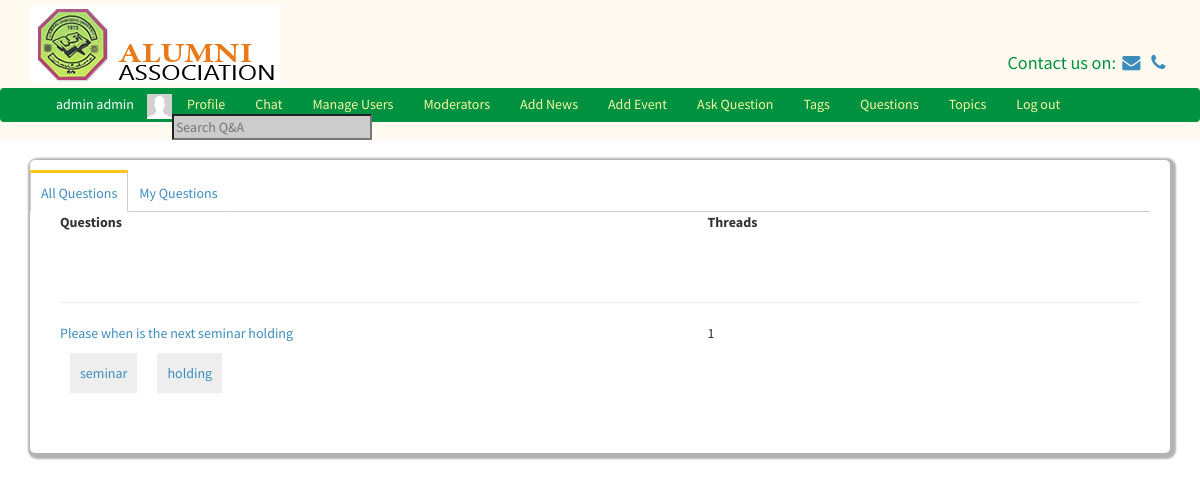
The page /questions.php (signed in) on the database its author committed.
### tables this page shows
CREATE TABLE `users` (
  `id` int(11) NOT NULL,
  `first_name` varchar(255) NOT NULL,
  `last_name` varchar(255) NOT NULL,
  `username` varchar(255) NOT NULL,
  `password` varchar(255) NOT NULL,
  `salt` varchar(64) NOT NULL,
  `email` varchar(255) NOT NULL,
  `user_type` int(11) NOT NULL,
  `profile_picture` varchar(1024) NOT NULL,
  `online` int(11) NOT NULL DEFAULT '0',
  `year_of_graduation` varchar(255) DEFAULT NULL,
  `phone_number` varchar(255) DEFAULT NULL,
  `place_of_work` text,
  `department` text,
  `address` text
);

CREATE TABLE `questions` (
  `id` int(11) NOT NULL,
  `question` text NOT NULL,
  `description` text NOT NULL,
  `author_id` int(11) NOT NULL,
  `create_time` int(11) NOT NULL,
  `status` int(11) NOT NULL,
  `category_id` int(11) NOT NULL
);

CREATE TABLE `question_tags` (
  `id` int(11) NOT NULL,
  `question_id` int(11) NOT NULL,
  `tag_id` int(11) NOT NULL
);

CREATE TABLE `tags` (
  `id` int(11) NOT NULL,
  `name` varchar(255) NOT NULL,
  `description` text NOT NULL,
  `count` int(11) NOT NULL
);

### classes/DB.php (called while the page is built, shortened)
<?php
class DB{
	private static $_instance = null;
	private 	$_pdo,
				$_query,
				$_error = false,
				$_results,
				$_count = 0;
	private function __construct(){
		try {
			$this->_pdo = new PDO('mysql:host='.Config::get('mysql/host').';dbname='.Config::get('mysql/db'), Config::get('mysql/username'), Config::get('mysql/password'));
		}
		catch(PDOException $e){
			die($e->getMessage());
		}
	}
	public static function getInstance()
	{
		if (!isset(self::$_instance))
		{
			self::$_instance = new DB();
		}
		return self::$_instance;
	}
	public function query($sql, $params = [])
	{
		$this->_error = false;
		if($this->_query = $this->_pdo->prepare($sql)){
				$x = 1;
			if (count($params)){
				foreach($params as $param){
					$this->_query->bindValue($x, $param);
					$x++;
				}
			}
				if($this->_query->execute()){
					$this->_results = $this->_query->fetchAll(PDO::FETCH_OBJ);
					$this->_count = $this->_query->rowCount();
				}
				else{
					$this->_error = true;
				}
				}
				return $this;
		}
		public function error(){
			return $this->_error;
		}
		public function read($table){
			$sql = "SELECT * FROM {$table}";
			if(!$this->query($sql)->error())
			{
				return $this;
			}
			return false;
		}
		private function action($action, $table, $where = []){
			if (count($where) === 3)
			{
				$operators = ['=','>=','<=','<','>','!='];
					$field = $where[0];
					$operator = $where[1];
					$value = $where[2];
					if(in_array($operator, $operators)){
						$sql = "{$action} FROM {$table} WHERE {$field} {$operator} ?";
						if(!$this->query($sql, [$value])->error())
						{
							return $this;
						}
					}
			}
			return false;
		}
		public function get($table, $where){
			return $this->action('SELECT *', $table, $where);
		}
		public function results()
		{
			return $this->_results;
		}
		public function first(){
			if($this->results()){
			return $this->results()[0];
			}else {
				return false;
			}
		}
		public function counter(){
			return $this->_count;
		}
	}
?>

### classes/Config.php (called while the page is built)
<?php
class Config{
	public static function get($path)
	{
		if($path){
			$config = $GLOBALS['config'];
			$path = explode('/', $path);
			foreach ($path as $bit){
				if(isset($config[$bit])){
					$config = $config[$bit];
				}
			}
			return $config;
		}
		return false;
	}
}
?>

### classes/User.php (called while the page is built, shortened)
<?php
class User
{
	private $_session_name, $_isLoggedIn, $_activeRecord, $_error, $_db, $_online;
	public function __construct($user = null){
		$this->_activeRecord = new ActiveRecord('users');
		$this->_session_name = Config::get('session/session_name');
		if(!$user){
				if(Session::exists($this->_session_name)){
						$user = Session::get($this->_session_name);
						if($this->_activeRecord->find($user))
						{
								$this->_isLoggedIn = true;
						}
				}
		}
		else{
				$this->_activeRecord->find($user);
		}
}
		public function activeRecord(){
			return $this->_activeRecord;
		}
	public function isLoggedIn(){
		return $this->_isLoggedIn;
	}
	public function isAdmin(){
		if($this->_activeRecord->data()->user_type == 1)
		{
			return true;
		}
	}
}
?>

### classes/Session.php (called while the page is built, shortened)
<?php
class Session {
	public static function exists($tokenName)
		{
			return (isset($_SESSION[$tokenName])) ? true: false;
		}
	public static function get($name){
		return $_SESSION[$name];
	}
}
?>

### classes/ActiveRecord.php (called while the page is built, shortened)
<?php
class ActiveRecord{
	private $_db, $_table, $_data;
	public function __construct($tableName){
		$this->_db = DB::getInstance();
		$this->_table = $tableName;
	}
	public function read(){
		return $this->_db->read($this->_table);
	}
	public function find($user = null){
		if($user){
			$field = (is_numeric($user))? 'id' : 'username';
			$data = $this->_db->get($this->_table, [$field,'=',$user]);
			if($data->counter()){
			$this->_data = $data->first();
				return true;
			}
			else{
				return false;
			}
		}
	}
	public function data()
	{
		return $this->_data;
	}
	public function hasMany($table, $where){
foreach ($where as $key => $value) {
			$field = $key;
			$id = $value;
		}
		if($data = $this->_db->get($table, [$field, '=', $id])){
			return $this->_db->results();
					}else{
			return false;
		}
	}
	public function relate($where = []){
		foreach ($where as $key => $value) {
			$field = $key;
			$id = $value;
		}
		if($data = $this->_db->get($this->_table, [$field, '=', $id])){
			$this->_data = $data->first();
			return true;
		}else{
			return false;
		}
	}
}
?>

### classes/Questions.php (called while the page is built, shortened)
<?php
class Questions
{
    private $_db, $_activeRecord, $_error;
    public function __construct()
    {
        $this->_activeRecord = new ActiveRecord(self::tableName());
    }
    public static function tableName(){
        return 'questions';
    }
    public function activeRecord(){
        return $this->_activeRecord;
    }
    public function allQuestions(){
        return $this->_activeRecord->read()->results();
    }
    public function getPostCount($id){
        return count($this->_activeRecord->hasMany(Post::tableName(), ['question_id'    =>  $id]));
    }
}
?>

### classes/QuestionTag.php (called while the page is built, shortened)
<?php
class QuestionTag
{
    public static function tableName(){
        return 'question_tags';
    }
}
?>

### classes/Tags.php (called while the page is built, shortened)
<?php
class Tags
{
    private $_db, $_activeRecord, $_error;
    public function __construct()
    {
        $this->_activeRecord = new ActiveRecord(self::tableName());
    }
    public static function tableName(){
        return 'tags';
    }
    public function activeRecord(){
        return $this->_activeRecord;
    }
}
?>

### classes/Post.php (called while the page is built, shortened)
<?php
class Post
{
    public static function tableName(){
        return 'post';
    }
}
?>

### questions.php (the view, shortened to what this page needs)
<?php
$questions = new Questions();
$all_questions = $questions->allQuestions();
?>
<body>
<?php
Template::start();
?>
<div class="row">
    <div class="container">
        <div class="tabs">
            <div class="tab-item tab-active" id="index-1">
                <a href="#">All Questions</a>
            </div>
            <div class="tab-item tab-inactive" id="index-2">
                <a href="#">My Questions</a>
            </div>
            <div class="tab-line">
            </div>
        </div>
    </div>
</div>
<div class="row">
    <div class="container">
        <div id="index-1-tab">
        <div class="col-md-12">
            <div class="col-md-7"><strong>Questions</strong></div>
            <div class="col-md-1"><strong>Threads</strong></div>
            <?php
            foreach ($all_questions as $question) {
                $q = new Questions();
                $tags = $q->activeRecord()->hasMany(QuestionTag::tableName(),['question_id'   =>  $question->id]);
                                ?>
                <div class="question">
                    <div class="col-md-12">
                    <hr>
                    </div>
                    <div class="col-md-7">
                        <a href="viewquestions.php?id=<?= $question->id?>"><?= $question->question?></a>
                        <div>
                            <?php
                            foreach ($tags as $t) {
                                $data  = new Tags();
                                $data->activeRecord()->relate(['id' =>  $t->tag_id]);
                                $tag = $data->activeRecord()->data();
                                ?>
                                <div class="">
                    <span class="ini-tags"><a href="viewTags.php?id=<?=$tag->id ?>">
                    <?php $char = ['_', '-'];
                    $str = str_replace($char," ", $tag->name);
                    echo $str;
                    ?>
                        </a></span>
                                </div>
                                <?php
                            }
                            ?>
                        </div>
                    </div>
                    <div class="col-md-1">
                        <?= $q->getPostCount($question->id)
                        ?>
                    </div>
                </div>
                <?php
            }
            ?>
        </div>
            </div>
    </div>
</div>
</body>

### classes/Template.php (shortened to what this page needs)
<?php
class Template
{
    public static function start(){
        $user = new User();
        echo '
        <div style="margin-bottom: 100px">
  <header style="position: fixed; top: 0; width: 100%; z-index: 200; background-color: floralwhite">
  <div class="container">
<div class="row">
    <div style="margin: 5px"></div>
    <div class="col-md-6"><img src="img/logo.png"></div>
    <div class="col-md-6">
        <div style="color: #009241; padding-top:45px; font-size: 1.3em" class="pull-right">Contact us on:
            <a href="mailto:ifo@cjinnovators.com"><i class="fa fa-fw fa-envelope"></i></a>
            <a href="tel:07037350494"><i class="fa fa-fw fa-phone"></i> </a>
        </div>
    </div>
</div>
</div>
<div style="margin: 5px"></div>
<nav class="navbar top-link" style="background-color:#009241; padding-bottom: 0; margin-bottom: 0 ">
    <div class="container-fluid" style="padding-bottom: 0; margin-bottom: 0" >
      ';
        if ($user->isLoggedIn()) {
            echo '
                <div class="chat-box">
                    <div onClick="$(\'.chat-box\').hide()" class="pull-right" style="cursor: pointer;">&times</div>
                    <div class="chatBoxBody">
                    </div>
                </div>
              <ul class="navbar-nav navbar-left top-link-links">
              <li style="color: #ffffff; margin-right: 13px;"> '.$user->activeRecord()->data()->first_name.' '.$user->activeRecord()->data()->last_name.' </li>
              <li><img src="'.$user->activeRecord()->data()->profile_picture.'" height="25px"></li>
          <li><a href="profile.php" class="navbar-link">Profile</a></li>
          <li><a id="chat-btn" style="cursor: pointer;" class="navbar-link">Chat</a></li>';
          if($user->isAdmin()){
         echo'
          <li><a href="manageUsers.php">Manage Users</a></li>
        <li><a href="moderator.php">Moderators</a></li>
        <li><a href="addnews.php">Add News</a></li>
        <li><a href="addevents.php">Add Event</a></li>
            ';
        }if ($user->isModerator()){
                echo '<li ><a href="categories.php">Manage Categories</a></li>';
            }
         echo '
            <li><a href="ask.php">Ask Question</a></li>
            <li><a href="tags.php">Tags</a></li>
            <li><a href="questions.php">Questions</a></li>
            <li><a href="topics.php">Topics</a></li>
          <li><a href="logout.php" class="navbar-link">Log out</a></li>
          <li><input type="text" id="search" class="nav-input" placeholder="Search Q&A"></li>
        </ul>
            ';
        }
        echo '
      </div>
    </nav>
  </header>
</div>
<div class="container">
        <div class="main-content">
<div class="row">
  <div class="container">
    <div class="">
    </div>
  </div>
</div>
        ';
    }
}

### rows shown on the page
users: first_name "admin", last_name "admin", profile_picture (picture)
questions: question "Please when is the next seminar holding", id "1"
question_tags: tag.name "seminar"
question_tags: tag.name "holding"
